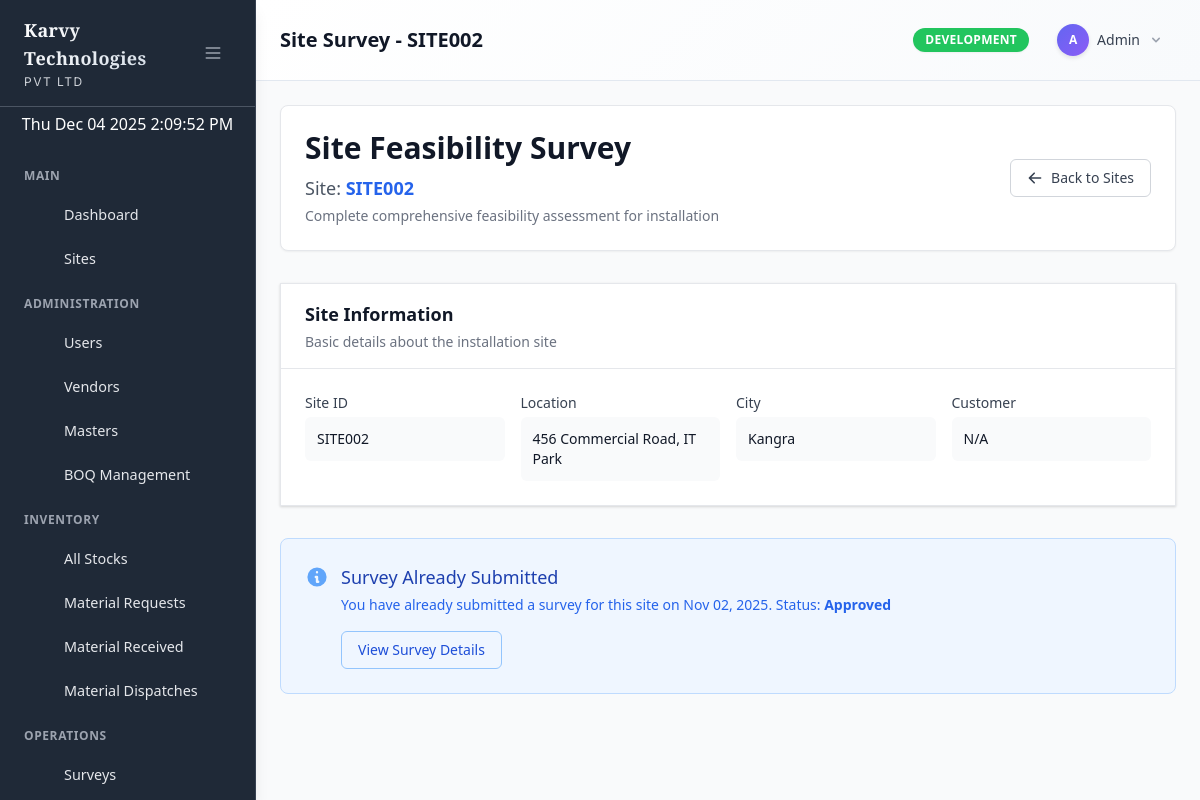
The app's page /admin/site-survey.php?delegation_id=5 (signed in) with its own data.
### tables this page shows
CREATE TABLE `menu_items` (
  `id` int(11) NOT NULL,
  `parent_id` int(11) DEFAULT NULL,
  `title` varchar(100) NOT NULL,
  `icon` varchar(100) DEFAULT NULL,
  `url` varchar(255) DEFAULT NULL,
  `sort_order` int(11) DEFAULT 0,
  `status` enum('active','inactive') DEFAULT 'active',
  `created_at` timestamp NOT NULL DEFAULT current_timestamp(),
  `updated_at` timestamp NOT NULL DEFAULT current_timestamp() ON UPDATE current_timestamp()
);

CREATE TABLE `sites` (
  `id` int(11) NOT NULL,
  `site_id` varchar(255) NOT NULL,
  `store_id` varchar(255) DEFAULT NULL,
  `location` text DEFAULT NULL,
  `city` varchar(60) DEFAULT NULL,
  `city_id` int(11) DEFAULT NULL,
  `state` varchar(60) DEFAULT NULL,
  `state_id` int(11) DEFAULT NULL,
  `country` varchar(60) DEFAULT NULL,
  `country_id` int(11) DEFAULT NULL,
  `branch` varchar(60) DEFAULT NULL,
  `remarks` text DEFAULT NULL,
  `po_number` varchar(255) DEFAULT NULL,
  `po_date` date DEFAULT NULL,
  `customer` varchar(255) DEFAULT NULL,
  `customer_id` int(11) DEFAULT NULL,
  `bank` varchar(255) DEFAULT NULL,
  `bank_id` int(11) DEFAULT NULL,
  `vendor` varchar(255) DEFAULT NULL,
  `activity_status` varchar(100) DEFAULT NULL,
  `is_delegate` tinyint(1) DEFAULT 0,
  `delegated_vendor` varchar(255) DEFAULT NULL,
  `survey_status` tinyint(1) DEFAULT 0,
  `installation_status` tinyint(1) DEFAULT 0,
  `is_material_request_generated` tinyint(1) DEFAULT 0,
  `survey_submission_date` datetime DEFAULT NULL,
  `installation_date` datetime DEFAULT NULL,
  `created_at` datetime DEFAULT current_timestamp(),
  `created_by` varchar(255) DEFAULT NULL,
  `updated_at` datetime DEFAULT current_timestamp() ON UPDATE current_timestamp(),
  `updated_by` varchar(255) DEFAULT NULL
);

CREATE TABLE `site_surveys` (
  `id` int(11) NOT NULL,
  `site_id` int(11) NOT NULL,
  `vendor_id` int(11) NOT NULL,
  `delegation_id` int(11) DEFAULT NULL,
  `survey_data` longtext DEFAULT NULL CHECK (json_valid(`survey_data`)),
  `survey_date` datetime DEFAULT NULL,
  `submitted_date` datetime DEFAULT current_timestamp(),
  `survey_status` enum('pending','completed','approved','rejected') DEFAULT 'pending',
  `installation_status` enum('not_delegated','delegated','in_progress','completed') DEFAULT 'not_delegated',
  `installation_id` int(11) DEFAULT NULL,
  `created_at` timestamp NOT NULL DEFAULT current_timestamp(),
  `updated_at` timestamp NOT NULL DEFAULT current_timestamp() ON UPDATE current_timestamp(),
  `approved_by` int(11) DEFAULT NULL,
  `approved_date` datetime DEFAULT NULL,
  `approval_remarks` text DEFAULT NULL,
  `checkin_datetime` datetime DEFAULT NULL,
  `checkout_datetime` datetime DEFAULT NULL,
  `working_hours` varchar(50) DEFAULT NULL,
  `store_model` varchar(100) DEFAULT NULL,
  `floor_height` decimal(5,2) DEFAULT NULL,
  `floor_height_photos` text DEFAULT NULL,
  `ceiling_type` enum('False','Open') DEFAULT NULL,
  `ceiling_photos` text DEFAULT NULL,
  `total_cameras` int(11) DEFAULT NULL,
  `analytic_cameras` int(11) DEFAULT NULL,
  `analytic_photos` text DEFAULT NULL,
  `existing_poe_rack` int(11) DEFAULT NULL,
  `existing_poe_photos` text DEFAULT NULL,
  `space_new_rack` enum('Yes','No') DEFAULT NULL,
  `space_new_rack_photos` text DEFAULT NULL,
  `new_poe_rack` int(11) DEFAULT NULL,
  `new_poe_photos` text DEFAULT NULL,
  `zones_recommended` int(11) DEFAULT NULL,
  `rrl_delivery_status` enum('Yes','No') DEFAULT NULL,
  `rrl_photos` text DEFAULT NULL,
  `kptl_space` enum('Yes','No') DEFAULT NULL,
  `kptl_photos` text DEFAULT NULL,
  `site_accessibility` enum('good','moderate','poor') DEFAULT NULL,
  `power_availability` enum('available','partial','unavailable') DEFAULT NULL,
  `network_connectivity` enum('excellent','good','poor','none') DEFAULT NULL,
  `space_adequacy` enum('adequate','tight','inadequate') DEFAULT NULL,
  `technical_remarks` text DEFAULT NULL,
  `challenges_identified` text DEFAULT NULL,
  `recommendations` text DEFAULT NULL,
  `estimated_completion_days` int(11) DEFAULT NULL
);

CREATE TABLE `users` (
  `id` int(11) NOT NULL,
  `username` varchar(50) NOT NULL,
  `email` varchar(100) NOT NULL,
  `phone` varchar(20) DEFAULT NULL,
  `password_hash` varchar(255) NOT NULL,
  `plain_password` varchar(255) DEFAULT NULL COMMENT 'For testing purposes only',
  `jwt_token` text DEFAULT NULL,
  `role` enum('admin','user','vendor') DEFAULT 'user',
  `vendor_id` int(11) DEFAULT NULL,
  `status` enum('active','inactive') DEFAULT 'active',
  `created_at` timestamp NOT NULL DEFAULT current_timestamp(),
  `updated_at` timestamp NOT NULL DEFAULT current_timestamp() ON UPDATE current_timestamp()
);

CREATE TABLE `cities` (
  `id` int(11) NOT NULL,
  `name` varchar(100) NOT NULL,
  `state_id` int(11) NOT NULL,
  `country_id` int(11) NOT NULL,
  `zone_id` int(11) DEFAULT NULL,
  `status` enum('active','inactive') DEFAULT 'active',
  `created_at` timestamp NOT NULL DEFAULT current_timestamp(),
  `updated_at` timestamp NOT NULL DEFAULT current_timestamp() ON UPDATE current_timestamp()
);

### admin/site-survey.php (the view, shortened to what the rows shown need)
<?php
require_once __DIR__ . '/../models/Site.php';
require_once __DIR__ . '/../models/SiteDelegation.php';
require_once __DIR__ . '/../models/SiteSurvey.php';
$siteId = $_GET['delegation_id'] ?? null;
$siteModel = new Site();
$delegationModel = new SiteDelegation();
$surveyModel = new SiteSurvey();
$delegationId = $delegationModel->findDelegationId($siteId);
$site = $siteModel->findWithRelations($siteId);
$existingSurveys = $surveyModel->findByDelegation($delegationId);
$existingSurvey = !empty($existingSurveys) ? $existingSurveys[0] : null;
$title = 'Site Survey - ' . $site['site_id'];
?>
<div class="bg-white rounded-lg shadow-sm border border-gray-200 p-6 mb-8">
    <div class="flex flex-col lg:flex-row lg:items-center lg:justify-between">
        <div class="flex-1">
            <h1 class="text-3xl font-bold text-gray-900">Site Feasibility Survey</h1>
            <p class="mt-2 text-lg text-gray-600">Site: <span class="font-semibold text-blue-600"><?php echo htmlspecialchars($site['site_id']); ?></span></p>
        </div>
    </div>
</div>
<div class="professional-table bg-white mb-8">
    <div class="p-6">
        <div class="grid grid-cols-1 md:grid-cols-4 gap-4">
            <div>
                <label class="block text-sm font-medium text-gray-700 mb-1">Site ID</label>
                <p class="text-sm text-gray-900 bg-gray-50 p-3 rounded-md"><?php echo htmlspecialchars($site['site_id']); ?></p>
            </div>
            <div>
                <label class="block text-sm font-medium text-gray-700 mb-1">Location</label>
                <p class="text-sm text-gray-900 bg-gray-50 p-3 rounded-md"><?php echo htmlspecialchars($site['location']); ?></p>
            </div>
            <div>
                <label class="block text-sm font-medium text-gray-700 mb-1">City</label>
                <p class="text-sm text-gray-900 bg-gray-50 p-3 rounded-md"><?php echo htmlspecialchars($site['city_name'] ?: 'N/A'); ?></p>
            </div>
        </div>
    </div>
</div>
<?php if ($existingSurvey): ?>
<div class="bg-blue-50 border border-blue-200 rounded-lg p-6 mb-8">
    <div class="flex items-start">
        <div class="flex-1">
            <h4 class="text-lg font-medium text-blue-800">Survey Already Submitted</h4>
            <p class="text-sm text-blue-600 mt-1">
                You have already submitted a survey for this site on <?php echo isset($existingSurvey['submitted_date']) ? date('M d, Y', strtotime($existingSurvey['submitted_date'])) : 'Unknown date'; ?>.
                Status: <span class="font-semibold"><?php echo isset($existingSurvey['survey_status']) ? ucfirst($existingSurvey['survey_status']) : 'Unknown'; ?></span>
            </p>
            <div class="mt-4">
                <?php if (isset($existingSurvey['id'])): ?>
                    <a href="../shared/view-survey.php?id=<?php echo $existingSurvey['id']; ?>" class="inline-flex items-center px-4 py-2 border border-blue-300 text-sm font-medium rounded-md text-blue-700 bg-blue-50 hover:bg-blue-100">
                    </a>
                <?php endif; ?>
            </div>
        </div>
    </div>
</div>
<?php endif; ?>
<?php
$content = ob_get_clean();
include __DIR__ . '/../includes/admin_layout.php';
?>

### includes/admin_layout.php (shortened to what the rows shown need)
<?php
$currentUser = Auth::getCurrentUser();
?>
<!DOCTYPE html>
<html lang="en">
<head>
    <script src="https://cdn.tailwindcss.com"></script>
    <link rel="stylesheet" href="<?php echo url('/assets/css/custom.css'); ?>">
    <link rel="stylesheet" href="<?php echo url('/assets/css/admin.css'); ?>">
</head>
<body class="bg-gray-50">
    <div class="flex h-screen bg-gray-50">
    <div class="admin-sidebar w-64 shadow-lg">
        <div class="flex flex-col h-full">
            <div class="flex items-center justify-between px-6 py-4 border-b border-gray-600">
                <a href="<?php echo url('/admin/dashboard.php'); ?>" class="flex items-center hover:opacity-80 transition-opacity">
                    <div class="sidebar-text">
                        <h1 class="text-lg font-bold text-white karvy-brand">Karvy Technologies</h1>
                    </div>
                </a>
            </div>
            <nav class="flex-1 px-2 py-2 space-y-1 overflow-y-auto">
                <?php
                try {
                    require_once __DIR__ . '/dynamic_sidebar.php';
                    renderDynamicSidebar($currentUser);
                } catch (Exception $e) {
                    echo '<div class="p-4 text-red-500 text-sm">';
                    echo 'Menu system error: ' . htmlspecialchars($e->getMessage());
                    echo '<br><small>Please contact administrator to setup menu permissions.</small>';
                    echo '</div>';
                }
                ?>
            </nav>
        </div>
    </div>
        <div class="main-content flex-1 flex flex-col overflow-hidden bg-gray-50">
            <header class="admin-header">
                <div class="flex items-center justify-between px-6 py-4">
                    <div class="flex items-center">
                        <div class="header-page-title">
                            <h1 class="text-xl font-semibold text-gray-900"><?php echo $title ?? 'Admin Panel'; ?></h1>
                        </div>
                    </div>
                    <div class="flex items-center space-x-4">
                        <div class="relative" id="user-menu">
                            <button id="user-menu-button" onclick="toggleUserDropdown()" class="flex items-center text-sm rounded-full focus:outline-none focus:ring-2 focus:ring-offset-2 focus:ring-blue-500 hover:bg-gray-50 px-3 py-2 rounded-lg transition-colors">
                                <div class="admin-badge w-8 h-8 rounded-full flex items-center justify-center text-white font-bold text-xs">
                                    <?php echo strtoupper(substr($currentUser['username'], 0, 1)); ?>
                                </div>
                                <span class="ml-2 text-gray-700 font-medium"><?php echo htmlspecialchars(ucwords($currentUser['username'])); ?></span>
                                <svg class="ml-2 w-4 h-4 text-gray-400" fill="currentColor" viewBox="0 0 20 20">
                                    <path fill-rule="evenodd" d="M5.293 7.293a1 1 0 011.414 0L10 10.586l3.293-3.293a1 1 0 111.414 1.414l-4 4a1 1 0 01-1.414 0l-4-4a1 1 0 010-1.414z" clip-rule="evenodd"></path>
                                </svg>
                            </button>
                        </div>
                    </div>
                </div>
            </header>
            <main class="flex-1 overflow-y-auto p-6 bg-gray-50">
                <div class="max-w-7xl mx-auto">
                    <?php if (isset($content)) echo $content; ?>
                </div>
            </main>
        </div>
    </div>
</body>
</html>

### includes/dynamic_sidebar.php (shortened to what the rows shown need)
<?php
require_once __DIR__ . '/../models/Menu.php';
function renderDynamicSidebar($currentUser) {
    $menuModel = new Menu();
    $menuItems = $menuModel->getMenuForUser($currentUser['id'], $currentUser['role']);
    $currentUrl = $_SERVER['REQUEST_URI'];
    $sections = [];
    $currentSection = 'Main';
    foreach ($menuItems as $item) {
        if (!$item['url'] && !empty($item['children'])) {
            $currentSection = $item['title'];
            $sections[$currentSection] = $item['children'];
        } else {
            if (!isset($sections[$currentSection])) {
                $sections[$currentSection] = [];
            }
            $sections[$currentSection][] = $item;
        }
    }
    foreach ($sections as $sectionName => $sectionItems) {
        if (!empty($sectionItems)) {
            echo '<div class="menu-section-header"><span class="sidebar-text">' . htmlspecialchars($sectionName) . '</span></div>';
            foreach ($sectionItems as $item) {
                renderMenuItem($item, $currentUrl, 0);
            }
        }
    }
}
function renderMenuItem($item, $currentUrl, $level = 0) {
    $hasChildren = !empty($item['children']);
    $isActive = $item['url'] && strpos($currentUrl, $item['url']) !== false;
    $hasActiveChild = $hasChildren && hasActiveChild($item['children'], $currentUrl);
    $activeClass = ($isActive || $hasActiveChild) ? 'active' : '';
    if ($hasChildren) {
        echo '<div class="relative">';
        echo '<button onclick="toggleSubmenu(\'submenu-' . $item['id'] . '\')" class="sidebar-item w-full flex items-center justify-between ' . $activeClass . '" data-tooltip="' . htmlspecialchars($item['title']) . '">';
        echo '<div class="flex items-center">';
        echo renderMenuIcon($item['icon'], false);
        echo '<span class="sidebar-text">' . htmlspecialchars($item['title']) . '</span>';
        echo '</div>';
        echo '<svg id="arrow-' . $item['id'] . '" class="w-4 h-4 transition-transform duration-200" fill="currentColor" viewBox="0 0 20 20">';
        echo '<path fill-rule="evenodd" d="M5.293 7.293a1 1 0 011.414 0L10 10.586l3.293-3.293a1 1 0 111.414 1.414l-4 4a1 1 0 01-1.414 0l-4-4a1 1 0 010-1.414z" clip-rule="evenodd"></path>';
        echo '</svg>';
        echo '</button>';
        $submenuClass = ($isActive || $hasActiveChild) ? '' : 'hidden';
        echo '<div id="submenu-' . $item['id'] . '" class="' . $submenuClass . ' mt-2 space-y-1">';
        foreach ($item['children'] as $child) {
            renderMenuItem($child, $currentUrl, $level + 1);
        }
        echo '</div>';
        echo '</div>';
    } else {
        $itemClass = $level > 0 ? 'sidebar-subitem' : 'sidebar-item';
        if ($item['url']) {
            echo '<a href="' . url($item['url']) . '" class="' . $itemClass . ' ' . $activeClass . '" data-tooltip="' . htmlspecialchars($item['title']) . '">';
        } else {
            echo '<div class="' . $itemClass . ' ' . $activeClass . '" data-tooltip="' . htmlspecialchars($item['title']) . '">';
        }
        echo renderMenuIcon($item['icon'], $level > 0);
        echo '<span class="sidebar-text">' . htmlspecialchars($item['title']) . '</span>';
        if ($item['url']) {
            echo '</a>';
        } else {
            echo '</div>';
        }
    }
}
function renderMenuIcon($iconName, $isSubitem = false) {
    $iconPath = $icons[$iconName] ?? $icons['dashboard'];
    $iconSize = $isSubitem ? 'w-4 h-4 mr-2' : 'w-5 h-5 mr-3';
    return '<svg class="' . $iconSize . '" fill="currentColor" viewBox="0 0 20 20">' . $iconPath . '</svg>';
}
?>

### records on screen
menu_items: title "Dashboard"
menu_items: title "Sites"
menu_items: title "Users"
menu_items: title "Vendors"
menu_items: title "Masters"
menu_items: title "BOQ Management"
menu_items: title "All Stocks"
menu_items: title "Material Requests"
menu_items: title "Material Received"
menu_items: title "Material Dispatches"
menu_items: title "Surveys"
sites: site "Site Survey - SITE002", site "SITE002", location "456 Commercial Road, IT Park", city.name "Kangra"
site_surveys: vendor.username "A", vendor.username "Admin", submitted_date "Nov 02, 2025", survey_status "Approved"

### other values on screen
$sectionName "MAIN"
$sectionName "ADMINISTRATION"
$sectionName "INVENTORY"
$sectionName "OPERATIONS"
$env "DEVELOPMENT"
$site['customer_name'] ?: 'N/A' "N/A"
